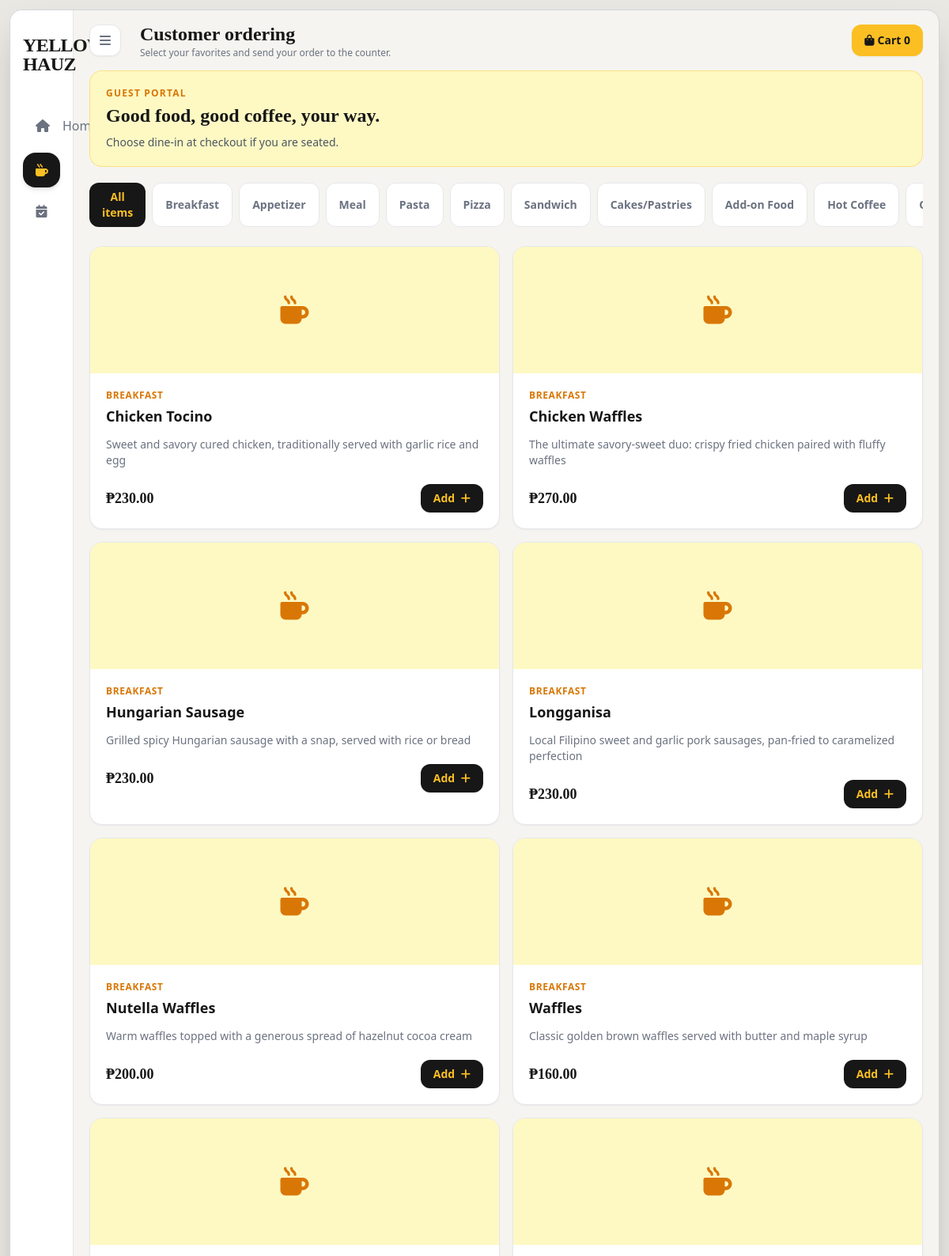
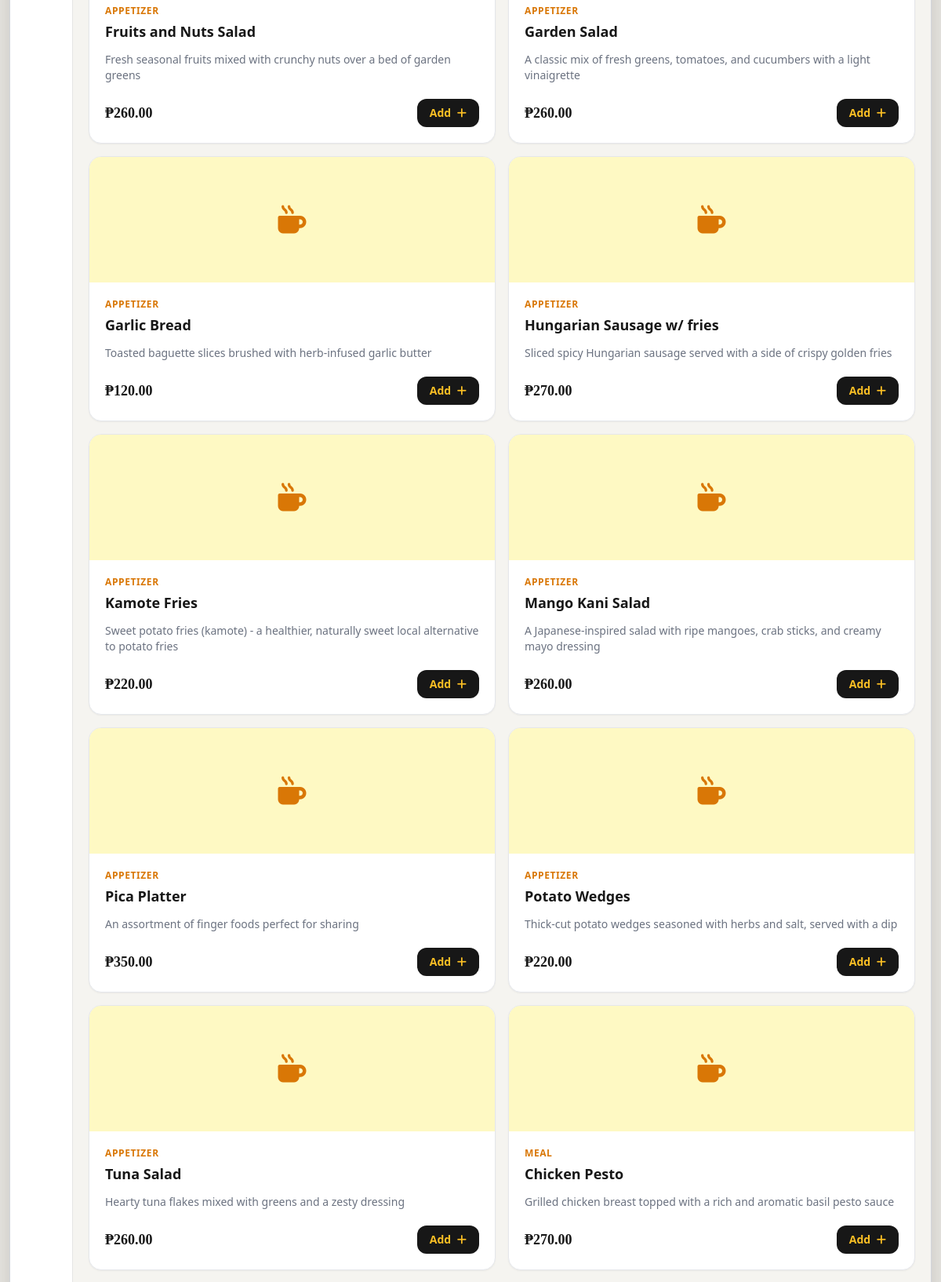
/customer/index.php (upper part), run on the app's committed database (2 pictures, top to bottom).
### tables this page shows
CREATE TABLE IF NOT EXISTS menu_items (
    id INT AUTO_INCREMENT PRIMARY KEY,
    category_id INT NOT NULL,
    name VARCHAR(255) NOT NULL,
    description TEXT,
    price DECIMAL(10, 2) NOT NULL,
    image_url VARCHAR(500),
    temperature ENUM('hot', 'iced', 'cold', 'room temp', 'both', 'blended', 'blended iced') DEFAULT 'both',
    is_best_seller BOOLEAN DEFAULT FALSE,
    is_available BOOLEAN DEFAULT TRUE,
    quantity INT DEFAULT 50,
    sort_order INT DEFAULT 0,
    created_at TIMESTAMP DEFAULT CURRENT_TIMESTAMP,
    updated_at TIMESTAMP DEFAULT CURRENT_TIMESTAMP ON UPDATE CURRENT_TIMESTAMP,
    FOREIGN KEY (category_id) REFERENCES categories(id) ON DELETE CASCADE,
    INDEX idx_category_id (category_id),
    INDEX idx_name (name),
    INDEX idx_price (price),
    INDEX idx_is_available (is_available)
);

CREATE TABLE IF NOT EXISTS categories (
    id INT AUTO_INCREMENT PRIMARY KEY,
    name VARCHAR(100) NOT NULL,
    icon VARCHAR(50) DEFAULT 'fa-solid fa-utensils',
    sort_order INT DEFAULT 0,
    status ENUM('active', 'inactive') DEFAULT 'active',
    created_at TIMESTAMP DEFAULT CURRENT_TIMESTAMP,
    INDEX idx_name (name),
    INDEX idx_sort_order (sort_order)
);

### includes/security.php (called while the page is built, shortened)
<?php
function escape($value) {
    return htmlspecialchars((string)$value, ENT_QUOTES | ENT_SUBSTITUTE, 'UTF-8');
}

### customer/index.php (the view, shortened to what this page needs)
<?php
require_once __DIR__ . '/../db.php';
$tableNumber = max(0, (int)($_GET['table'] ?? 0));
$items = $pdo->query("SELECT mi.id, mi.name, mi.description, mi.price, mi.image_url, mi.is_best_seller, c.name AS category_name FROM menu_items mi JOIN categories c ON c.id = mi.category_id WHERE mi.is_available = 1 AND c.status = 'active' ORDER BY c.sort_order, mi.sort_order, mi.name")->fetchAll();
$categories = array_values(array_unique(array_column($items, 'category_name')));
?><!doctype html><html lang="en"><head><script src="https://cdn.tailwindcss.com"></script><link rel="stylesheet" href="https://cdnjs.cloudflare.com/ajax/libs/font-awesome/6.5.1/css/all.min.css"></head>
<body class="min-h-screen bg-[#EAE8E3] p-2 sm:p-3 text-brand-black"><div class="flex min-h-[calc(100vh-16px)] w-full overflow-hidden rounded-2xl border border-gray-300 bg-vintage-paper shadow-2xl sm:min-h-[calc(100vh-24px)]">
<aside id="sidebar" class="flex w-[80px] shrink-0 flex-col justify-between border-r border-vintage-border bg-white px-4 py-6 transition-all duration-300"><div><div class="mb-10 mt-2 text-center"><h1 class="font-serif text-2xl font-bold leading-none tracking-tight text-brand-black">YELLOW HAUZ</h1></div><nav class="space-y-2"><a href="./" class="flex items-center gap-4 rounded-2xl bg-brand-black px-4 py-3.5 font-semibold text-brand shadow-md"><i class="fa-solid fa-mug-hot w-5 text-center"></i></a><a href="reservation/" class="flex items-center gap-4 rounded-2xl px-4 py-3.5 font-medium text-gray-500 transition hover:bg-gray-100 hover:text-brand-black"><i class="fa-solid fa-calendar-check w-5 text-center"></i></a></nav></div></aside>
<main class="min-w-0 flex-1"><header class="flex h-[76px] items-center justify-between px-4 sm:px-5"><button id="sidebar-toggle" class="flex h-10 w-10 items-center justify-center rounded-xl border border-gray-200 bg-white text-gray-500 shadow-sm"><i class="fa-solid fa-bars"></i></button><div class="mx-3 min-w-0 flex-1 sm:mx-6"><p class="truncate font-serif text-lg font-bold sm:text-2xl">Customer ordering</p><p class="hidden text-xs text-gray-500 sm:block">Select your favorites and send your order to the counter.</p></div><button onclick="document.getElementById('cart-panel').classList.remove('hidden')" class="rounded-xl bg-brand px-3 py-2.5 text-sm font-bold shadow-sm sm:px-4"><i class="fa-solid fa-bag-shopping mr-1"></i><span class="cart-label">Cart</span> <span id="cart-count">0</span></button></header>
<section class="px-4 pb-10 sm:px-5"><div class="mb-5 rounded-2xl border border-brand/40 bg-brand-light p-5"><p class="text-xs font-bold uppercase tracking-widest text-brand-dark">Guest portal</p><h2 class="mt-1 font-serif text-2xl font-bold">Good food, good coffee, your way.</h2><p class="mt-2 text-sm text-gray-600"><?php if ($tableNumber): ?>Ordering for <strong>Table <?= $tableNumber ?></strong>.<?php else: ?>Choose dine-in at checkout if you are seated.<?php endif; ?></p></div><div class="mb-5 flex gap-2 overflow-x-auto pb-1"><button class="filter rounded-xl bg-brand-black px-4 py-2 text-sm font-bold text-brand" data-category="all">All items</button><?php foreach($categories as $category): ?><button class="filter whitespace-nowrap rounded-xl border border-gray-200 bg-white px-4 py-2 text-sm font-bold text-gray-500" data-category="<?= escape($category) ?>"><?= escape($category) ?></button><?php endforeach; ?></div><div class="grid gap-4 sm:grid-cols-2 xl:grid-cols-3"><?php foreach($items as $item): ?><article class="menu-item overflow-hidden rounded-2xl border border-gray-200 bg-white shadow-sm" data-category="<?= escape($item['category_name']) ?>"><div class="relative h-40 bg-brand-light"><?php if (!empty($item['image_url'])): ?><img src="<?= escape($item['image_url']) ?>" alt="<?= escape($item['name']) ?>" class="h-full w-full object-cover" loading="lazy" onerror="this.classList.add('hidden');this.nextElementSibling.classList.remove('hidden')"><?php endif; ?><div class="<?= !empty($item['image_url']) ? 'hidden' : '' ?> grid h-full place-items-center text-4xl text-brand-dark"><i class="fa-solid fa-mug-hot"></i></div><?php if ($item['is_best_seller']): ?><span class="absolute right-3 top-3 rounded-full bg-brand px-2 py-1 text-[10px] font-bold text-brand-black">POPULAR</span><?php endif; ?></div><div class="flex min-h-[175px] flex-col p-5"><p class="text-xs font-bold uppercase tracking-wider text-brand-dark"><?= escape($item['category_name']) ?></p><h3 class="mt-1 text-lg font-bold"><?= escape($item['name']) ?></h3><p class="mt-3 flex-1 text-sm text-gray-500"><?= escape($item['description']) ?></p><div class="mt-5 flex items-center justify-between gap-3"><strong class="font-serif text-lg">₱<?= number_format($item['price'],2) ?></strong><button onclick='addItem(<?= json_encode(['id'=>(int)$item['id'],'name'=>$item['name'],'price'=>(float)$item['price']],JSON_HEX_TAG|JSON_HEX_AMP|JSON_HEX_APOS|JSON_HEX_QUOT) ?>)' class="rounded-xl bg-brand-black px-4 py-2 text-sm font-bold text-brand">Add <i class="fa-solid fa-plus ml-1"></i></button></div></div></article><?php endforeach; ?></div></section></main></div>
</body></html>

### data on the page
menu_items: category.name "BREAKFAST", name "Chicken Tocino", description "Sweet and savory cured chicken, traditionally served with garlic rice and egg", price "230.00"
menu_items: category.name "BREAKFAST", name "Chicken Waffles", description "The ultimate savory-sweet duo: crispy fried chicken paired with fluffy waffles", price "270.00"
menu_items: category.name "BREAKFAST", name "Hungarian Sausage", description "Grilled spicy Hungarian sausage with a snap, served with rice or bread", price "230.00"
menu_items: category.name "BREAKFAST", name "Longganisa", description "Local Filipino sweet and garlic pork sausages, pan-fried to caramelized perfection", price "230.00"
menu_items: category.name "BREAKFAST", name "Nutella Waffles", description "Warm waffles topped with a generous spread of hazelnut cocoa cream", price "200.00"
menu_items: category.name "BREAKFAST", name "Waffles", description "Classic golden brown waffles served with butter and maple syrup", price "160.00"
menu_items: category.name "APPETIZER", name "Fruits and Nuts Salad", description "Fresh seasonal fruits mixed with crunchy nuts over a bed of garden greens", price "260.00"
menu_items: category.name "APPETIZER", name "Garden Salad", description "A classic mix of fresh greens, tomatoes, and cucumbers with a light vinaigrette", price "260.00"
menu_items: category.name "APPETIZER", name "Garlic Bread", description "Toasted baguette slices brushed with herb-infused garlic butter", price "120.00"
menu_items: category.name "APPETIZER", name "Hungarian Sausage w/ fries", description "Sliced spicy Hungarian sausage served with a side of crispy golden fries", price "270.00"
menu_items: category.name "APPETIZER", name "Kamote Fries", description "Sweet potato fries (kamote) - a healthier, naturally sweet local alternative to potato fries", price "220.00"
menu_items: category.name "APPETIZER", name "Mango Kani Salad", description "A Japanese-inspired salad with ripe mangoes, crab sticks, and creamy mayo dressing", price "260.00"
menu_items: category.name "APPETIZER", name "Pica Platter", description "An assortment of finger foods perfect for sharing", price "350.00"
menu_items: category.name "APPETIZER", name "Potato Wedges", description "Thick-cut potato wedges seasoned with herbs and salt, served with a dip", price "220.00"
menu_items: category.name "APPETIZER", name "Tuna Salad", description "Hearty tuna flakes mixed with greens and a zesty dressing", price "260.00"
menu_items: category.name "MEAL", name "Chicken Pesto", description "Grilled chicken breast topped with a rich and aromatic basil pesto sauce", price "270.00"

### other printed values
$category "Breakfast"
$category "Appetizer"
$category "Meal"
$category "Pasta"
$category "Pizza"
$category "Sandwich"
$category "Cakes/Pastries"
$category "Add-on Food"
$category "Hot Coffee"
